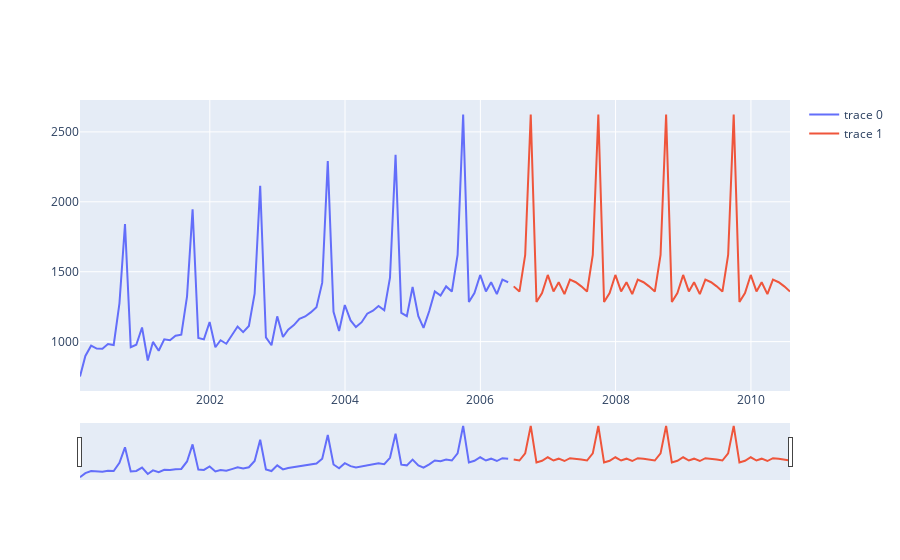

Write notebook code for a chart like this one.
### Markdown cell above
## Экспоненциальное сглаживание с сезонностью, ETS(A,N,A)

### Code cell
mod1 = exp = sm.tsa.statespace.ExponentialSmoothing(ts, seasonal=12)
res = exp.fit()
print(res.summary())


forecs = res.get_forecast(50).summary_frame()

forplot()
